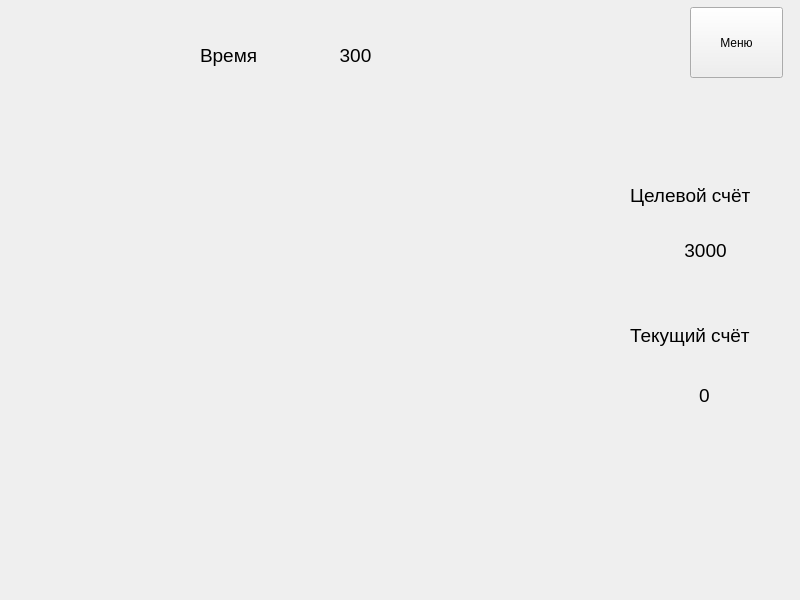
<?xml version="1.0" encoding="UTF-8"?>
<ui version="4.0">
 <class>MainWindow</class>
 <widget class="QMainWindow" name="MainWindow">
  <property name="geometry">
   <rect>
    <x>0</x>
    <y>0</y>
    <width>800</width>
    <height>600</height>
   </rect>
  </property>
  <property name="windowTitle">
   <string>MainWindow</string>
  </property>
  <widget class="QWidget" name="centralwidget">
   <widget class="QPushButton" name="menuButton">
    <property name="geometry">
     <rect>
      <x>690</x>
      <y>7</y>
      <width>93</width>
      <height>71</height>
     </rect>
    </property>
    <property name="text">
     <string>Меню</string>
    </property>
   </widget>
   <widget class="QLabel" name="label">
    <property name="geometry">
     <rect>
      <x>200</x>
      <y>30</y>
      <width>191</width>
      <height>51</height>
     </rect>
    </property>
    <property name="text">
     <string>&lt;html&gt;&lt;head/&gt;&lt;body&gt;&lt;p&gt;&lt;span style=&quot; font-size:14pt;&quot;&gt;Время&lt;/span&gt;&lt;/p&gt;&lt;/body&gt;&lt;/html&gt;</string>
    </property>
   </widget>
   <widget class="QLabel" name="time_label">
    <property name="geometry">
     <rect>
      <x>320</x>
      <y>30</y>
      <width>71</width>
      <height>51</height>
     </rect>
    </property>
    <property name="text">
     <string>&lt;html&gt;&lt;head/&gt;&lt;body&gt;&lt;p align=&quot;center&quot;&gt;&lt;span style=&quot; font-size:14pt;&quot;&gt;300&lt;/span&gt;&lt;/p&gt;&lt;/body&gt;&lt;/html&gt;</string>
    </property>
   </widget>
   <widget class="QLabel" name="label_3">
    <property name="geometry">
     <rect>
      <x>630</x>
      <y>310</y>
      <width>151</width>
      <height>51</height>
     </rect>
    </property>
    <property name="text">
     <string>&lt;html&gt;&lt;head/&gt;&lt;body&gt;&lt;p&gt;&lt;span style=&quot; font-size:14pt;&quot;&gt;Текущий счёт&lt;/span&gt;&lt;/p&gt;&lt;/body&gt;&lt;/html&gt;</string>
    </property>
   </widget>
   <widget class="QLabel" name="label_4">
    <property name="geometry">
     <rect>
      <x>630</x>
      <y>140</y>
      <width>151</width>
      <height>111</height>
     </rect>
    </property>
    <property name="text">
     <string>&lt;html&gt;&lt;head/&gt;&lt;body&gt;&lt;p&gt;&lt;span style=&quot; font-size:14pt;&quot;&gt;Целевой счёт&lt;/span&gt;&lt;/p&gt;&lt;/body&gt;&lt;/html&gt;</string>
    </property>
   </widget>
   <widget class="QLabel" name="target_score_label">
    <property name="geometry">
     <rect>
      <x>670</x>
      <y>230</y>
      <width>71</width>
      <height>41</height>
     </rect>
    </property>
    <property name="text">
     <string>&lt;html&gt;&lt;head/&gt;&lt;body&gt;&lt;p align=&quot;center&quot;&gt;&lt;span style=&quot; font-size:14pt;&quot;&gt;3000&lt;/span&gt;&lt;/p&gt;&lt;/body&gt;&lt;/html&gt;</string>
    </property>
   </widget>
   <widget class="QLabel" name="current_score_label">
    <property name="geometry">
     <rect>
      <x>664</x>
      <y>370</y>
      <width>81</width>
      <height>51</height>
     </rect>
    </property>
    <property name="text">
     <string>&lt;html&gt;&lt;head/&gt;&lt;body&gt;&lt;p align=&quot;center&quot;&gt;&lt;span style=&quot; font-size:14pt;&quot;&gt;0&lt;/span&gt;&lt;/p&gt;&lt;/body&gt;&lt;/html&gt;</string>
    </property>
   </widget>
   <widget class="QWidget" name="gridLayoutWidget">
    <property name="geometry">
     <rect>
      <x>59</x>
      <y>109</y>
      <width>531</width>
      <height>451</height>
     </rect>
    </property>
    <layout class="QGridLayout" name="gridLayout"/>
   </widget>
  </widget>
 </widget>
 <resources/>
 <connections/>
</ui>
